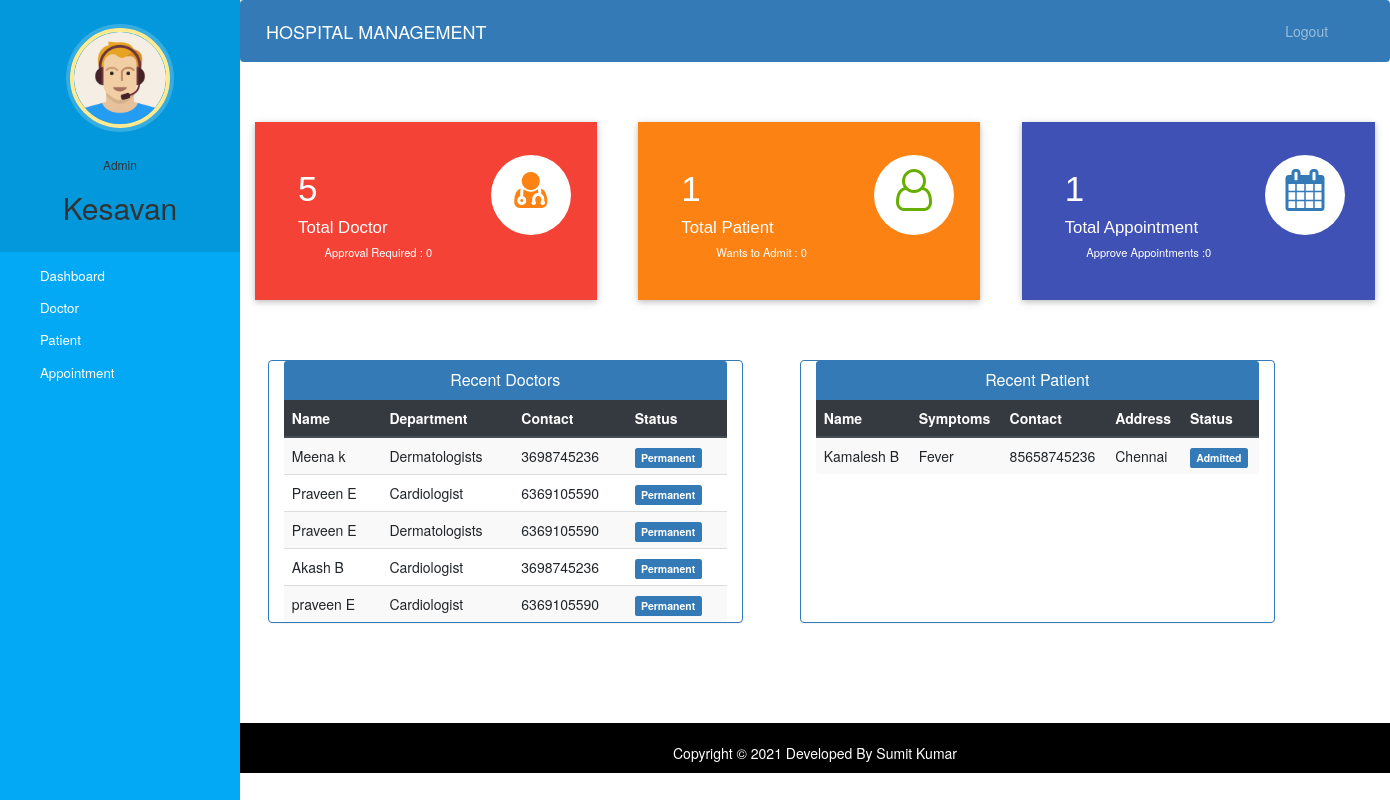
Screenshot of /admin-dashboard (signed in) with the database file from the repository.
### hospital/models.py (models this page shows, shortened)
class Doctor(models.Model):
    user=models.OneToOneField(User,on_delete=models.CASCADE)
    profile_pic= models.ImageField(upload_to='profile_pic/DoctorProfilePic/',null=True,blank=True)
    address = models.CharField(max_length=40)
    mobile = models.CharField(max_length=20,null=True)
    department= models.CharField(max_length=50,choices=departments,default='Cardiologist')
    status=models.BooleanField(default=False)
    @property
    def get_name(self):
        return self.user.first_name+" "+self.user.last_name

class Patient(models.Model):
    user=models.OneToOneField(User,on_delete=models.CASCADE)
    profile_pic= models.ImageField(upload_to='profile_pic/PatientProfilePic/',null=True,blank=True)
    address = models.CharField(max_length=40)
    mobile = models.CharField(max_length=20,null=False)
    symptoms = models.CharField(max_length=100,null=False)
    assignedDoctorId = models.PositiveIntegerField(null=True)
    admitDate=models.DateField(auto_now=True)
    status=models.BooleanField(default=False)
    @property
    def get_name(self):
        return self.user.first_name+" "+self.user.last_name

### hospital/views.py (the view)
# urls.py: path('admin-dashboard', views.admin_dashboard_view,name='admin-dashboard'),
@login_required(login_url='adminlogin')
@user_passes_test(is_admin)
def admin_dashboard_view(request):
    doctors=models.Doctor.objects.all().order_by('-id')
    patients=models.Patient.objects.all().order_by('-id')
    doctorcount=models.Doctor.objects.all().filter(status=True).count()
    pendingdoctorcount=models.Doctor.objects.all().filter(status=False).count()
    patientcount=models.Patient.objects.all().filter(status=True).count()
    pendingpatientcount=models.Patient.objects.all().filter(status=False).count()
    appointmentcount=models.Appointment.objects.all().filter(status=True).count()
    pendingappointmentcount=models.Appointment.objects.all().filter(status=False).count()
    mydict={
    'doctors':doctors,
    'patients':patients,
    'doctorcount':doctorcount,
    'pendingdoctorcount':pendingdoctorcount,
    'patientcount':patientcount,
    'pendingpatientcount':pendingpatientcount,
    'appointmentcount':appointmentcount,
    'pendingappointmentcount':pendingappointmentcount,
    }
    return render(request,'hospital/admin_dashboard.html',context=mydict)

### hospital/views.py (called while the page is built)
def is_admin(user):
    return user.groups.filter(name='ADMIN').exists()

### templates/hospital/admin_dashboard.html
{% extends 'hospital/admin_base.html' %}
{% load static %}
{% block content %}
{%include 'hospital/admin_dashboard_cards.html'%}
<br><br><br>
<div class="container">
  <div class="row">
    <div class="panel panel-primary col-md-5" style="margin-left:2%;">
      <div class="panel-heading" style="text-align:center;">
        <h6 class="panel-title">Recent Doctors</h6>
      </div>
      <table class="table table-hover table-striped" id="dev-table">
        <thead class="thead-dark">
          <tr>
            <th>Name</th>
            <th>Department</th>
            <th>Contact</th>
            <th>Status</th>
          </tr>
        </thead>
        {% for d in doctors %}
        <tr>
          <td> {{d.get_name}}</td>
          <td>{{d.department}}</td>
          <td>{{d.mobile}}</td>
          {%if d.status%}
          <td> <span class="label label-primary">Permanent</span></td>
          {% else %}
          <td> <span class="label label-success">On Hold</span></td>
          {% endif %}
        </tr>
        {% endfor %}
      </table>
    </div>
    <div class="panel panel-primary col-md-5" style="margin-left:5%;">
      <div class="panel-heading" style="text-align:center;">
        <h6 class="panel-title">Recent Patient</h6>
      </div>
      <table class="table table-hover table-striped" id="dev-table">
        <thead class="thead-dark">
          <tr>
            <th>Name</th>
            <th>Symptoms</th>
            <th>Contact</th>
            <th>Address</th>
            <th>Status</th>
          </tr>
        </thead>
        {% for p in patients %}
        <tr>
          <td> {{p.get_name}}</td>
          <td>{{p.symptoms}}</td>
          <td>{{p.mobile}}</td>
          <td>{{p.address}}</td>
          {%if p.status%}
          <td> <span class="label label-primary">Admitted</span></td>
          {% else %}
          <td> <span class="label label-success">On Hold</span></td>
          {% endif %}
        </tr>
        {% endfor %}
      </table>
    </div>
  </div>
</div>
{% endblock content %}

### templates/hospital/admin_base.html (shortened to what this page needs)
<!DOCTYPE html>
{% load static %}
<html lang="en">
<head>
  <link rel="stylesheet" href="https://stackpath.bootstrapcdn.com/bootstrap/4.3.1/css/bootstrap.min.css">
  <link rel="stylesheet" href="https://maxcdn.bootstrapcdn.com/font-awesome/4.7.0/css/font-awesome.min.css">
  <link rel="stylesheet" href="{% static '/style.css' %}">
</head>
<body>
  <nav class="menu" tabindex="0">
    <header class="avatar">
      <img src="{% static "images/adminpropic.png" %}" />
      <br><br>
      <h6>Admin</h6>
      <h2>{{request.user.first_name}}</h2>
    </header>
    <ul>
      <li tabindex="0" class="icon-dashboard"> <a style="color:white; text-decoration:none;" href="/admin-dashboard"><span>Dashboard</span></a> </li>
      <li tabindex="0" class="icon-customers"> <a style="color:white; text-decoration:none;" href="/admin-doctor"><span>Doctor</span></a></li>
      <li tabindex="0" class="icon-users"> <a style="color:white; text-decoration:none;" href="/admin-patient"><span>Patient</span></a></li>
      <li tabindex="0" class="icon-calendar"> <a style="color:white; text-decoration:none;" href="/admin-appointment"><span>Appointment</span></a></li>
    </ul>
  </nav>
  <main>
    <div class="bs-example">
      <nav class="navbar navbar-expand-md  navbar-dark fixed-top" style="background:#337AB7;">
        <a href="/admin-dashboard" class="navbar-brand">HOSPITAL MANAGEMENT</a>
        <div class="collapse navbar-collapse justify-content-between" id="navbarCollapse">
          <div class="navbar-nav" style=" margin-left: 90%;">
            <a href="/logout" class="nav-item nav-link">Logout</a>
          </div>
        </div>
      </nav>
    </div>
    <br><br>
    {% block content %}
    {% endblock content %}
    <br><br><br><br>
    <footer>
      <br>
      <div class="container">
        <div class="row">
          <div class="col-md-12 col-sm-12">
            <div style="color:#ffffff;" class="wow fadeInUp footer-copyright">
              <p>
                Copyright &copy; 2021 Developed By Sumit Kumar </p>
            </div>
          </div>
        </div>
      </div>
    </footer>
  </main>
</body>
</html>

### static/style.css (style rules this page uses)
body { padding-left: 240px; }
main { position: relative; height: 100vh; }
.menu { background: #5bc995; height: 100vh; width: 240px; position: fixed; top: 0px; left: 0; z-index: 5; outline: none; }
.menu .avatar { background: rgba(0, 0, 0, 0.1); padding: 2em 0.5em; text-align: center; }
.menu .avatar img { width: 100px; border-radius: 50%; overflow: hidden; border: 4px solid #ffea92; box-shadow: 0 0 0 4px rgba(255, 255, 255, 0.2); }
.menu .avatar h2 { font-weight: normal; margin-bottom: 0; }
.menu ul { list-style: none; padding: 0.5em 0; margin: 0; }
.menu ul li { padding: 0.5em 1em 0.5em 3em; font-size: 0.95em; font-weight: regular; background-repeat: no-repeat; background-position: left 15px center; background-size: auto 20px; transition: all 0.15s linear; cursor: pointer; }
.menu ul li.icon-dashboard { background-image: url("http://www.entypo.com/images//gauge.svg"); }
.menu ul li.icon-customers { background-image: url("http://www.entypo.com/images//briefcase.svg"); }
.menu ul li.icon-users { background-image: url("http://www.entypo.com/images//users.svg"); }
.menu ul li.icon-calendar { background-image: url("http://www.entypo.com/images//calendar.svg"); }

### templates/hospital/admin_base.html (style rules this page uses)
a:link { text-decoration: none; }
a { color: white; }
footer { padding: 0px 0px 0px 0px; background-color: black; margin: 0px; }
p { text-align: center; }
body { padding-left: 240px; }
main { position: relative; height: 100vh; }
.menu { background: #03a9f4; height: 100vh; width: 240px; position: fixed; top: 0px; left: 0; z-index: 5; outline: none; }
.menu .avatar { background: rgba(0, 0, 0, 0.1); padding: 2em 0.5em; text-align: center; }
.menu .avatar img { width: 100px; border-radius: 50%; overflow: hidden; border: 4px solid #ffea92; box-shadow: 0 0 0 4px rgba(255, 255, 255, 0.2); }
.menu .avatar h2 { font-weight: normal; margin-bottom: 0; }
.menu ul { list-style: none; padding: 0.5em 0; margin: 0; }
.menu ul li { padding: 0.5em 1em 0.5em 3em; font-size: 0.95em; font-weight: regular; background-repeat: no-repeat; background-position: left 15px center; background-size: auto 20px; transition: all 0.15s linear; cursor: pointer; }
.menu ul li.icon-dashboard { background-image: url("http://www.entypo.com/images//gauge.svg"); }
.menu ul li.icon-customers { background-image: url("http://www.entypo.com/images//briefcase.svg"); }
.menu ul li.icon-users { background-image: url("http://www.entypo.com/images//users.svg"); }
.menu ul li.icon-calendar { background-image: url("http://www.entypo.com/images//calendar.svg"); }

### rows the page displays
Doctor: get_name "Meena k", department "Dermatologists", mobile "3698745236", status "Permanent"
Doctor: get_name "Praveen E", department "Cardiologist", mobile "6369105590", status "Permanent"
Doctor: get_name "Praveen E", department "Dermatologists", mobile "6369105590", status "Permanent"
Doctor: get_name "Akash B", department "Cardiologist", mobile "3698745236", status "Permanent"
Doctor: get_name "praveen E", department "Cardiologist", mobile "6369105590", status "Permanent"
Patient: get_name "Kamalesh B", symptoms "Fever", mobile "85658745236", address "Chennai", status "Admitted"

### other values shown
{{ request.user.first_name }} "Kesavan"
{{ doctorcount }} "5"
{{ pendingdoctorcount }} "0"
{{ patientcount }} "1"
{{ pendingpatientcount }} "0"
{{ appointmentcount }} "1"
{{ pendingappointmentcount }} "0"
